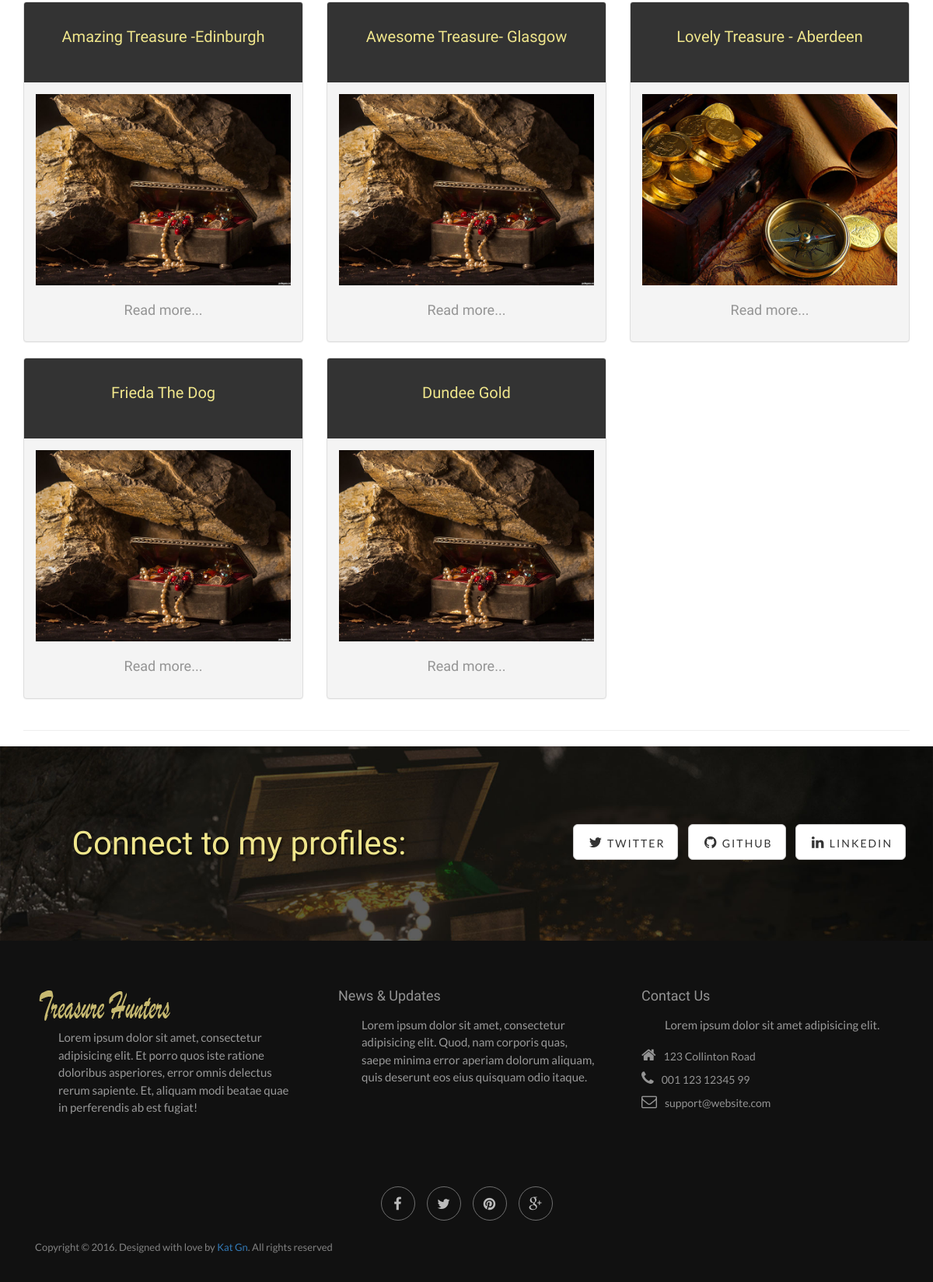
The page /category/uncategorised (lower part) on the database as committed earlier.
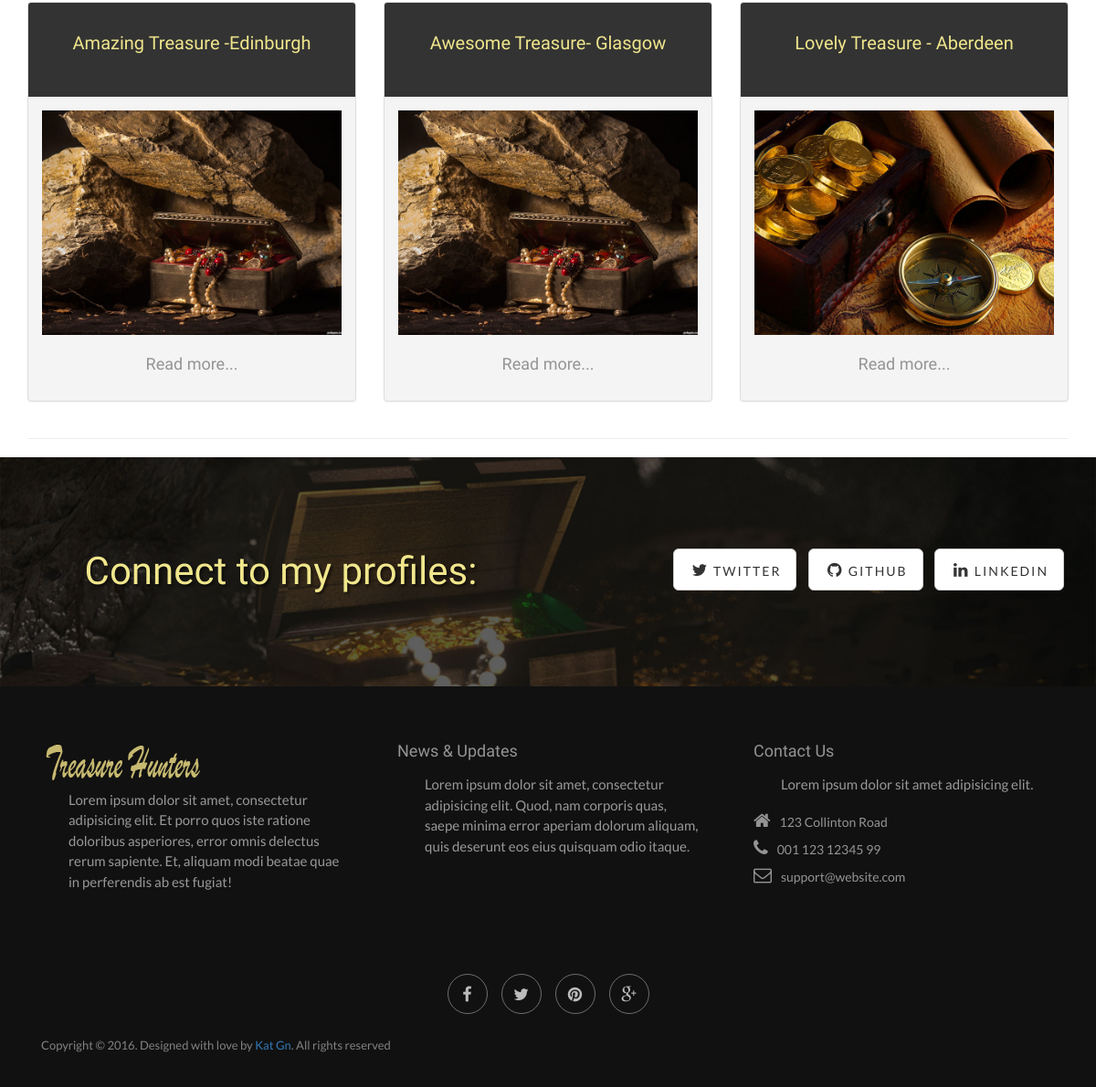
The same page on the database as committed later.
### tables this page shows
CREATE TABLE treasures (id INT PRIMARY KEY UNIQUE, name text, year text, img text, img2 text, info text, location text, page_name text, category text);

### treasures.py (the view)
@app.route('/category')
@app.route('/category/<name>')
def category(name):
	sql = ('SELECT * FROM categories WHERE page_name = ?')
	connection = sqlite3.connect("mydatabase.db")
	connection.row_factory = sqlite3.Row
	rows = connection.cursor().execute(sql,[name]).fetchall()
	sql2 = ('SELECT * FROM treasures WHERE category = ?')
	connection = sqlite3.connect("mydatabase.db")
	connection.row_factory = sqlite3.Row
	treasures = connection.cursor().execute(sql2,[name]).fetchall()
   	all = connection.cursor().execute("SELECT * FROM categories").fetchall()
	return render_template('category.html', rows = rows, name=name, all=all, treasures=treasures)

### templates/category.html (shortened to what the changed rows need)
<!DOCTYPE html>
<html lang="en">
<head>
	<link rel="stylesheet" type="text/css" href="//netdna.bootstrapcdn.com/bootstrap/3.1.1/css/bootstrap.min.css">
    <link rel="stylesheet" href="{{ url_for('static', filename='css/normalize.css')}}">
    <link rel="stylesheet" href="{{ url_for('static', filename='css/bootstrap.min.css')}}">
    <link rel="stylesheet" href="{{ url_for('static', filename='css/font-awesome/css/font-awesome.min.css')}}">
	<link rel="stylesheet" href="{{ url_for('static', filename='css/style.css')}}">
 <link href="{{ url_for("static", filename="font-awesome/css/font-awesome.min.css") }}" rel="stylesheet" />
 <link href="{{ url_for("static", filename="css/bootstrap.css") }}" rel="stylesheet" />
 <link href="{{ url_for("static", filename="css/font-awesome/css/font-awesome.min.css") }}" rel="stylesheet" />
</head>
<body>
<br/>
<br/>
		<div class="container">
			{% for row in rows %}
           <br/>
		   <br/>
		   <br/>
              	<br/>
				<br/>
              <br/>
			  <br/>
				<br/>
				<br/>
				 {%  endfor %}
              	<div class="row">
				{% for row in treasures %}
                  <div class="col-md-4">
                    <div class="panel panel-default">
                      <div class="panel-heading"><h3>{{ row["name"] }}</h3></div>
                      <div class="panel-body">
					 <a href="/treasures/{{ row['page_name'] }}"> <img src="/static/img/{{ row['img'] }}" style="width:100%" class="img-responsive">
				<center><h4>Read more...</h4></center></a>
                      </div>
                    </div>
                  </div>
				  {%  endfor %}
              	</div>
			</div>
    <div class="banner">
        <div class="container">
            <div class="row">
                <div class="col-lg-6">
                    <h2>Connect to my profiles:</h2>
                </div>
            </div>
        </div>
    </div>
</body>
</html>

Rows that differ between the two databases and show on the page:
removed treasures: name "Frieda The Dog", img (placeholder picture)
removed treasures: name "Dundee Gold", img (placeholder picture)
